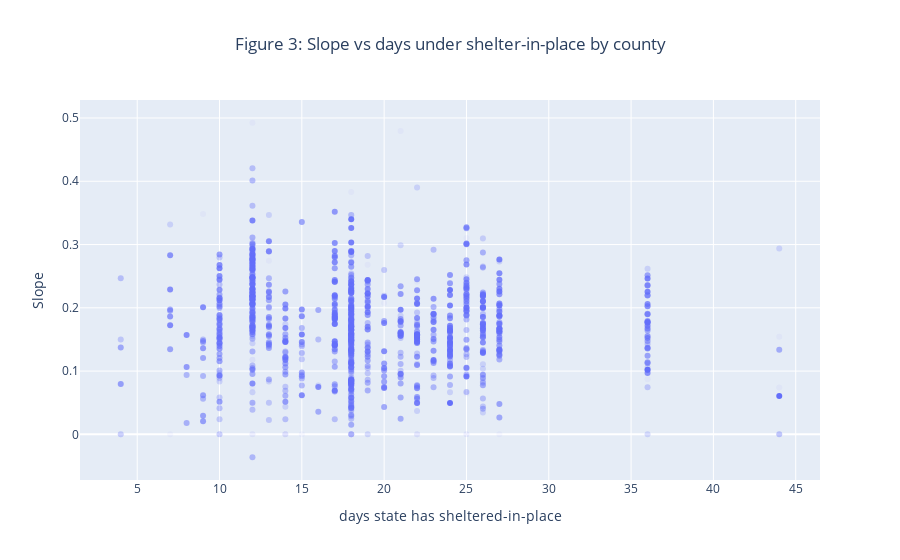

Notebook code cell kept with this figure:
### Markdown cell above
Over the course of thirty days, Salt Lake County is estimated to have significantly more cases. This is what seems to be happening. On March 18, 2020 Cache County reported 2 cases and April 3, 2020 (16 days later) there were 15 cases. Thats' .118 per 1000 people.  On March 11, 2020 Salt Lake County reported 2 cases and 16 days later (March 27, 2020) there were 212. Thats .184 per 1000 people.

### Days under a shelter-in-place order
One would hope that shelter-in-place orders would have some effect on the public and reduce transmission rates. But shelter-in-place orders are not strictly enforced and these were recorded at the state level. I can't find this data at the county level and "shelter-in-place" may be too ill-defined for such data to be of value anyway. But regardless we can make the plot at the state level:

### Code cell
fig3 = go.Figure(data=go.Scatter(x=county_data.days_shutdown,
                                 y=county_data.slope,
                                 mode='markers',
                                 marker=dict(opacity=opac),
                                 text=county_data.days_over))
fig3.update_layout(
    title="Figure 3: Slope vs days under shelter-in-place by county",
    title_x=.5,
    xaxis_title="days state has sheltered-in-place",
    yaxis_title="Slope"
)
fig3.show()

### Figure 1 — Plotly figure (JSON) as saved in the notebook; plotly's stock layout.template omitted (floating-point values rounded to 4 significant figures; data arrays with more than 128 entries replaced by an {"elided": "..."} marker saying what was removed)
{"data": [{"marker": {"opacity": {"elided": "872 float values"}}, "mode": "markers", "text": {"elided": "872 int values"}, "type": "scatter", "x": {"elided": "872 int values"}, "y": {"elided": "872 float values"}}], "layout": {"title": {"text": "Figure 3: Slope vs days under shelter-in-place by county", "x": 0.5}, "xaxis": {"title": {"text": "days state has sheltered-in-place"}}, "yaxis": {"title": {"text": "Slope"}}}}
